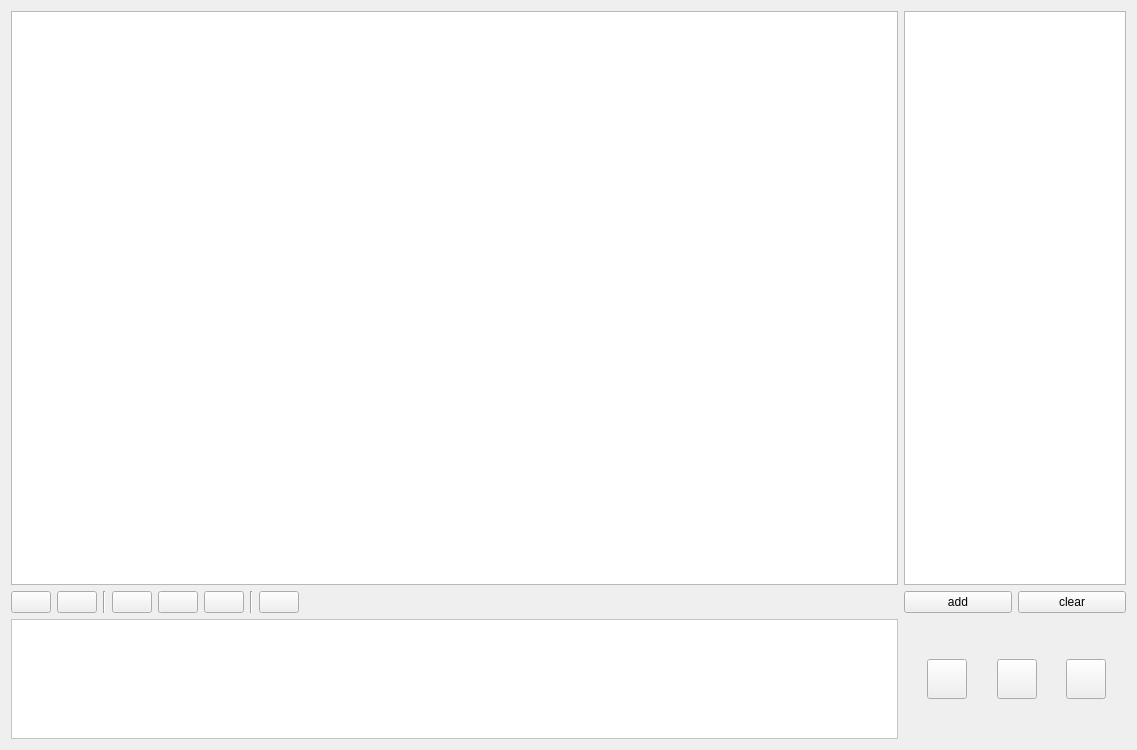
<?xml version="1.0" encoding="UTF-8"?>
<ui version="4.0">
 <class>DataTransWindow</class>
 <widget class="QWidget" name="DataTransWindow">
  <property name="geometry">
   <rect>
    <x>0</x>
    <y>0</y>
    <width>1137</width>
    <height>750</height>
   </rect>
  </property>
  <property name="sizePolicy">
   <sizepolicy hsizetype="Fixed" vsizetype="Fixed">
    <horstretch>0</horstretch>
    <verstretch>0</verstretch>
   </sizepolicy>
  </property>
  <property name="windowTitle">
   <string>Form</string>
  </property>
  <property name="styleSheet">
   <string notr="true"/>
  </property>
  <layout class="QVBoxLayout" name="verticalLayout_3" stretch="5,1">
   <item>
    <layout class="QHBoxLayout" name="up" stretch="4,1">
     <item>
      <layout class="QVBoxLayout" name="receive_Layout" stretch="5,0">
       <item>
        <widget class="CustomPlainTextEdit" name="receive_plain">
         <property name="styleSheet">
          <string notr="true"/>
         </property>
         <property name="readOnly">
          <bool>true</bool>
         </property>
        </widget>
       </item>
       <item>
        <layout class="QHBoxLayout" name="receiveSettingLayout">
         <item>
          <widget class="TipButton" name="receive_type_btn">
           <property name="text">
            <string/>
           </property>
          </widget>
         </item>
         <item>
          <widget class="TipButton" name="time_view_btn">
           <property name="sizePolicy">
            <sizepolicy hsizetype="Fixed" vsizetype="Fixed">
             <horstretch>0</horstretch>
             <verstretch>0</verstretch>
            </sizepolicy>
           </property>
           <property name="text">
            <string/>
           </property>
          </widget>
         </item>
         <item>
          <widget class="Line" name="line">
           <property name="orientation">
            <enum>Qt::Vertical</enum>
           </property>
          </widget>
         </item>
         <item>
          <widget class="TipButton" name="receive_view_btn">
           <property name="sizePolicy">
            <sizepolicy hsizetype="Fixed" vsizetype="Fixed">
             <horstretch>0</horstretch>
             <verstretch>0</verstretch>
            </sizepolicy>
           </property>
           <property name="text">
            <string/>
           </property>
          </widget>
         </item>
         <item>
          <widget class="TipButton" name="transmit_view_btn">
           <property name="sizePolicy">
            <sizepolicy hsizetype="Fixed" vsizetype="Fixed">
             <horstretch>0</horstretch>
             <verstretch>0</verstretch>
            </sizepolicy>
           </property>
           <property name="text">
            <string/>
           </property>
          </widget>
         </item>
         <item>
          <widget class="TipButton" name="txt_setting_btn">
           <property name="sizePolicy">
            <sizepolicy hsizetype="Fixed" vsizetype="Fixed">
             <horstretch>0</horstretch>
             <verstretch>0</verstretch>
            </sizepolicy>
           </property>
           <property name="text">
            <string/>
           </property>
          </widget>
         </item>
         <item>
          <widget class="Line" name="line_2">
           <property name="orientation">
            <enum>Qt::Vertical</enum>
           </property>
          </widget>
         </item>
         <item>
          <widget class="TipButton" name="clear_txt_btn">
           <property name="sizePolicy">
            <sizepolicy hsizetype="Fixed" vsizetype="Fixed">
             <horstretch>0</horstretch>
             <verstretch>0</verstretch>
            </sizepolicy>
           </property>
           <property name="text">
            <string/>
           </property>
          </widget>
         </item>
         <item>
          <spacer name="horizontalSpacer">
           <property name="orientation">
            <enum>Qt::Horizontal</enum>
           </property>
           <property name="sizeHint" stdset="0">
            <size>
             <width>40</width>
             <height>20</height>
            </size>
           </property>
          </spacer>
         </item>
        </layout>
       </item>
      </layout>
     </item>
     <item>
      <layout class="QVBoxLayout" name="cmd_Layout">
       <item>
        <widget class="QTableWidget" name="commend_table"/>
       </item>
       <item>
        <layout class="QHBoxLayout" name="cmdlayout">
         <item>
          <widget class="QPushButton" name="add_cmd_btn">
           <property name="text">
            <string>add</string>
           </property>
          </widget>
         </item>
         <item>
          <widget class="QPushButton" name="clear_cmd_btn">
           <property name="text">
            <string>clear</string>
           </property>
          </widget>
         </item>
        </layout>
       </item>
      </layout>
     </item>
    </layout>
   </item>
   <item>
    <widget class="QWidget" name="down" native="true">
     <property name="styleSheet">
      <string notr="true"/>
     </property>
     <layout class="QHBoxLayout" name="horizontalLayout" stretch="4,1">
      <property name="leftMargin">
       <number>0</number>
      </property>
      <property name="topMargin">
       <number>0</number>
      </property>
      <property name="rightMargin">
       <number>0</number>
      </property>
      <property name="bottomMargin">
       <number>0</number>
      </property>
      <item>
       <widget class="QPlainTextEdit" name="transmit_plain">
        <property name="styleSheet">
         <string notr="true">background-color: rgb(255, 255, 255);
font: 9pt &quot;微软雅黑&quot;;</string>
        </property>
       </widget>
      </item>
      <item>
       <layout class="QHBoxLayout" name="data_send_layer" stretch="0,0,0,0,0,0,0">
        <item>
         <spacer name="horizontalSpacer_2">
          <property name="orientation">
           <enum>Qt::Horizontal</enum>
          </property>
          <property name="sizeHint" stdset="0">
           <size>
            <width>40</width>
            <height>20</height>
           </size>
          </property>
         </spacer>
        </item>
        <item>
         <widget class="QPushButton" name="send_btn">
          <property name="minimumSize">
           <size>
            <width>40</width>
            <height>40</height>
           </size>
          </property>
          <property name="maximumSize">
           <size>
            <width>40</width>
            <height>40</height>
           </size>
          </property>
          <property name="text">
           <string/>
          </property>
         </widget>
        </item>
        <item>
         <spacer name="horizontalSpacer_3">
          <property name="orientation">
           <enum>Qt::Horizontal</enum>
          </property>
          <property name="sizeHint" stdset="0">
           <size>
            <width>40</width>
            <height>20</height>
           </size>
          </property>
         </spacer>
        </item>
        <item>
         <widget class="QPushButton" name="clear_btn">
          <property name="minimumSize">
           <size>
            <width>40</width>
            <height>40</height>
           </size>
          </property>
          <property name="maximumSize">
           <size>
            <width>40</width>
            <height>40</height>
           </size>
          </property>
          <property name="text">
           <string/>
          </property>
         </widget>
        </item>
        <item>
         <spacer name="horizontalSpacer_4">
          <property name="orientation">
           <enum>Qt::Horizontal</enum>
          </property>
          <property name="sizeHint" stdset="0">
           <size>
            <width>40</width>
            <height>20</height>
           </size>
          </property>
         </spacer>
        </item>
        <item>
         <widget class="QPushButton" name="send_setting_btn">
          <property name="minimumSize">
           <size>
            <width>40</width>
            <height>40</height>
           </size>
          </property>
          <property name="maximumSize">
           <size>
            <width>40</width>
            <height>40</height>
           </size>
          </property>
          <property name="text">
           <string/>
          </property>
         </widget>
        </item>
        <item>
         <spacer name="verticalSpacer">
          <property name="orientation">
           <enum>Qt::Vertical</enum>
          </property>
          <property name="sizeHint" stdset="0">
           <size>
            <width>20</width>
            <height>40</height>
           </size>
          </property>
         </spacer>
        </item>
       </layout>
      </item>
     </layout>
    </widget>
   </item>
  </layout>
 </widget>
 <customwidgets>
  <customwidget>
   <class>CustomPlainTextEdit</class>
   <extends>QPlainTextEdit</extends>
   <header location="global">customplaintextedit.h</header>
  </customwidget>
  <customwidget>
   <class>TipButton</class>
   <extends>QPushButton</extends>
   <header location="global">tipbutton.h</header>
  </customwidget>
 </customwidgets>
 <resources/>
 <connections/>
</ui>
